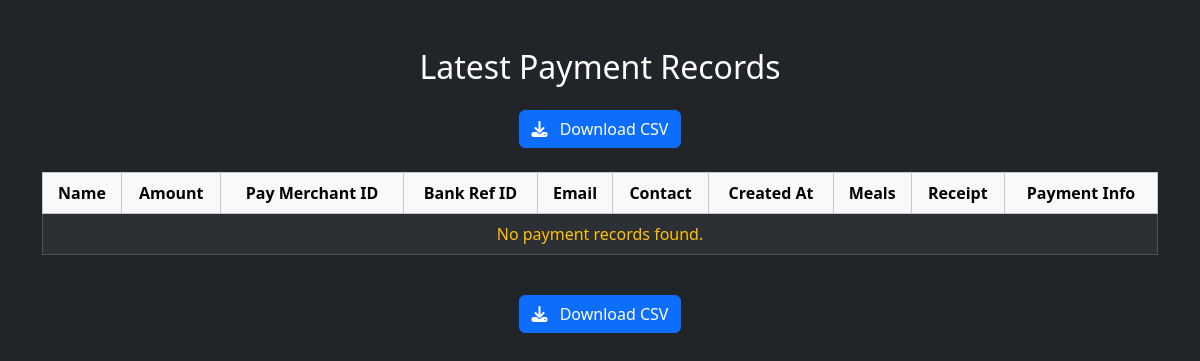
Before: /adminpaymentsabc123secreturl/ with the older database file.
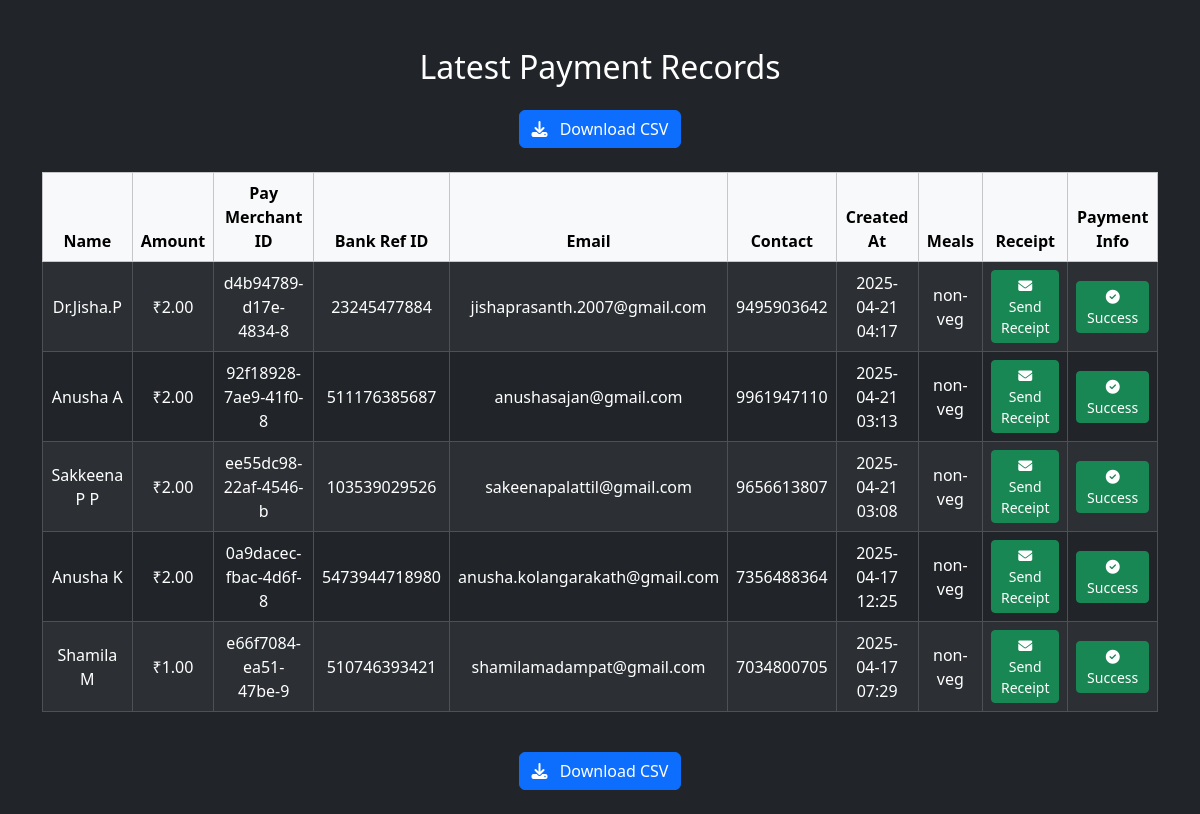
After: the same page with the newer database file.
### myapp/models.py (models this page shows, shortened)
class Payment(models.Model):
    full_name = models.CharField(max_length=200)
    success =  models.BooleanField(default=False)
    email = models.EmailField()
    contact = models.CharField(max_length=10,blank=False)
    amount = models.DecimalField(max_digits=10, decimal_places=2, default=0.00)
    category = models.CharField(max_length=20, choices=CATEGORY_CHOICES)
    transcation_id = models.CharField(max_length=200,
                                      blank=True)
    bank_transaction_id = models.CharField(max_length=100, blank=True, null=True)
    organisation_name = models.CharField(max_length=200,blank=True)
    job_title = models.CharField(max_length=200,blank=True)
    created_at = models.DateTimeField(auto_now_add=True)
    meals = models.CharField(max_length=20,choices=CATEGORY_CHOICES_MEALS)
    whatsapp_number = models.CharField(max_length=10,blank=True)
    additional_comments = models.CharField(blank=True,default=" ",max_length=500)
    about_us = models.CharField(max_length=30,choices=CATEGORY_CHOICES_ABOUT_US)

### myapp/views.py (the view)
# urls.py: path('adminpaymentsabc123secreturl/', payment_list_view, name='admin-payments'),
def payment_list_view(request):
    payments = Payment.objects.order_by('-created_at')  # Latest first
    return render(request, 'myapp/payment_list.html', {'payments': payments})

### myapp/templates/myapp/payment_list.html (shortened to what this page needs)
<!DOCTYPE html>
<html lang="en">
<head>
  <link href="https://cdn.jsdelivr.net/npm/bootstrap@5.3.2/dist/css/bootstrap.min.css" rel="stylesheet">
  <link rel="stylesheet" href="https://cdnjs.cloudflare.com/ajax/libs/font-awesome/6.5.0/css/all.min.css">
</head>
<body class="bg-dark text-white">
  <div class="container mt-5">
    <h2 class="mb-4 text-center">Latest Payment Records</h2>
    <div class="d-flex justify-content-center my-4">
      <a href="{% url 'export-payments-csv' %}" class="btn btn-primary btn-md">
        <i class="fas fa-download me-2"></i> Download CSV
      </a>
    </div>
    <div class="table-responsive">
      <table class="table table-bordered table-dark table-striped align-middle text-center">
        <thead class="table-light text-dark">
          <tr>
            <th>Name</th>
            <th>Amount</th>
            <th>Pay Merchant ID</th>
            <th>Bank Ref ID</th>
            <th>Email</th>
            <th>Contact</th>
            <th>Created At</th>
            <th>Meals</th>
            <th>Receipt</th>
            <th>Payment Info</th>
          </tr>
        </thead>
        <tbody>
          {% for payment in payments %}
            <tr>
              <td>{{ payment.full_name }}</td>
              <td>₹{{ payment.amount }}</td>
              <td>{{ payment.transcation_id }}</td>
              <td>{{ payment.bank_transaction_id }}</td>
              <td>{{ payment.email }}</td>
              <td>{{ payment.contact }}</td>
              <td>{{ payment.created_at|date:"Y-m-d H:i" }}</td>
              <td>{{ payment.meals }}</td>
              <td>
                <a href="#" class="btn btn-success btn-sm">
                  <i class="fas fa-envelope"></i> Send Receipt
                </a>
              </td>
              <td>
                {% if payment.success %}
                  <span class="btn btn-success btn-sm">
                    <i class="fas fa-check-circle"></i> Success
                  </span>
                {% else %}
                  <span class="btn btn-danger btn-sm">
                    <i class="fas fa-times-circle"></i> Failed
                  </span>
                {% endif %}
              </td>
            </tr>
          {% empty %}
            <tr>
              <td colspan="10" class="text-center text-warning">No payment records found.</td>
            </tr>
          {% endfor %}
        </tbody>
      </table>
    </div>
    <div class="d-flex justify-content-center my-4">
      <a href="{% url 'export-payments-csv' %}" class="btn btn-primary btn-md">
        <i class="fas fa-download me-2"></i> Download CSV
      </a>
    </div>
  </div>
</body>
</html>

Changed rows visible on the page:
added Payment: full_name "Dr.Jisha.P", amount "2.00", transcation_id "d4b94789-d17e-4834-8", bank_transaction_id "23245477884", email "jishaprasanth.2007@gmail.com", contact "9495903642", created_at "2025-04-21 04:17", meals "non-veg", success True (drawn)
added Payment: full_name "Anusha A", amount "2.00", transcation_id "92f18928-7ae9-41f0-8", bank_transaction_id "511176385687", email "anushasajan@gmail.com", contact "9961947110", created_at "2025-04-21 03:13", meals "non-veg", success True (drawn)
added Payment: full_name "Sakkeena P P", amount "2.00", transcation_id "ee55dc98-22af-4546-b", bank_transaction_id "103539029526", email "sakeenapalattil@gmail.com", contact "9656613807", created_at "2025-04-21 03:08", meals "non-veg", success True (drawn)
added Payment: full_name "Anusha K", amount "2.00", transcation_id "0a9dacec-fbac-4d6f-8", bank_transaction_id "5473944718980", email "anusha.kolangarakath@gmail.com", contact "7356488364", created_at "2025-04-17 12:25", meals "non-veg", success True (drawn)
added Payment: full_name "Shamila M", amount "1.00", transcation_id "e66f7084-ea51-47be-9", bank_transaction_id "510746393421", email "shamilamadampat@gmail.com", contact "7034800705", created_at "2025-04-17 07:29", meals "non-veg", success True (drawn)
Other visible differences:
text no longer shown: "No payment records found."
